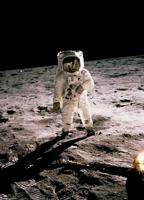

Here is the Python script that generated this plot:
from PIL import Image, ImageFilter

img = Image.open('./history-in-hd-e5eDHbmHprg-unsplash.jpg')
img.thumbnail((200, 200))
img.save('thumbnail.jpg')